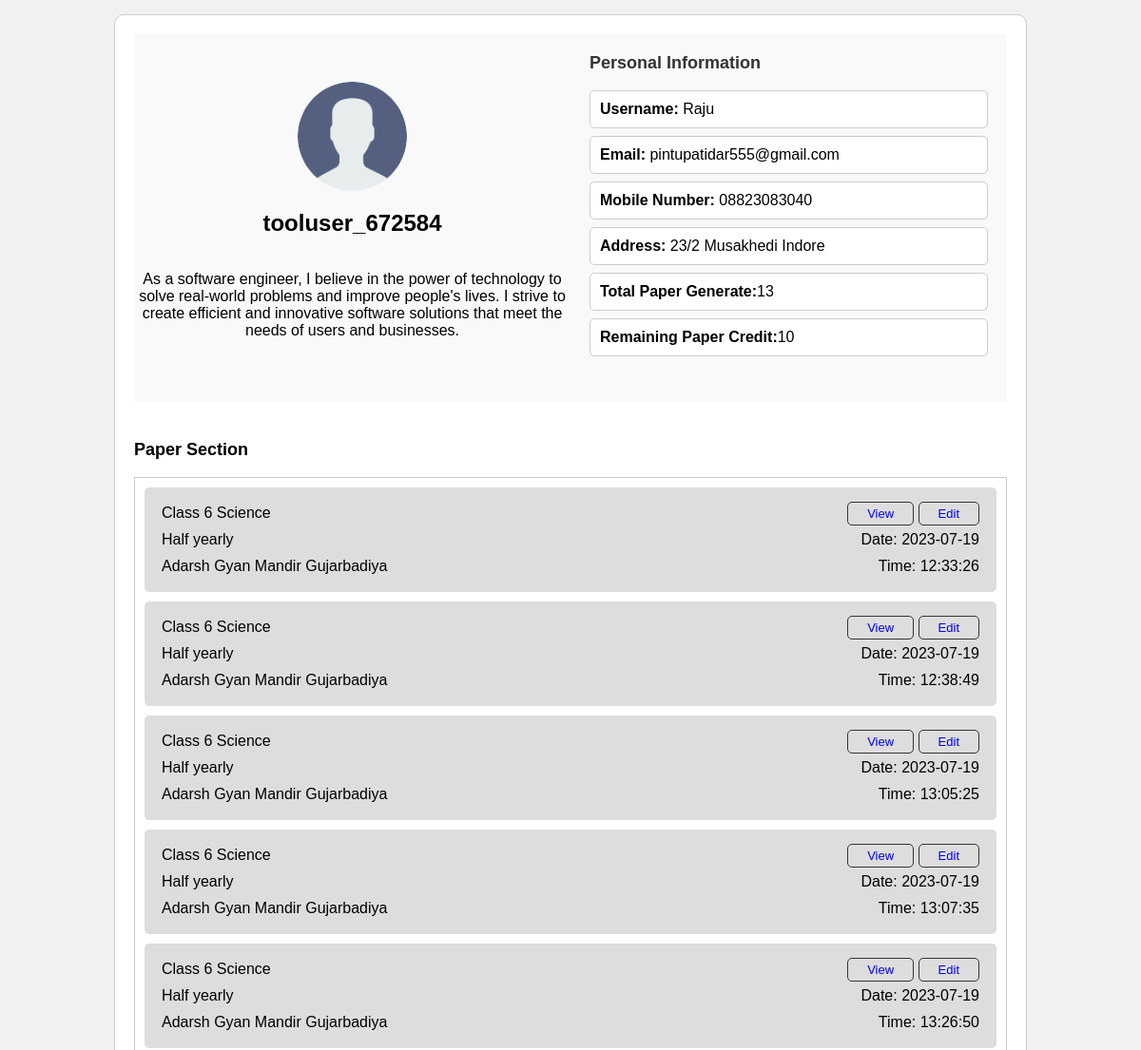
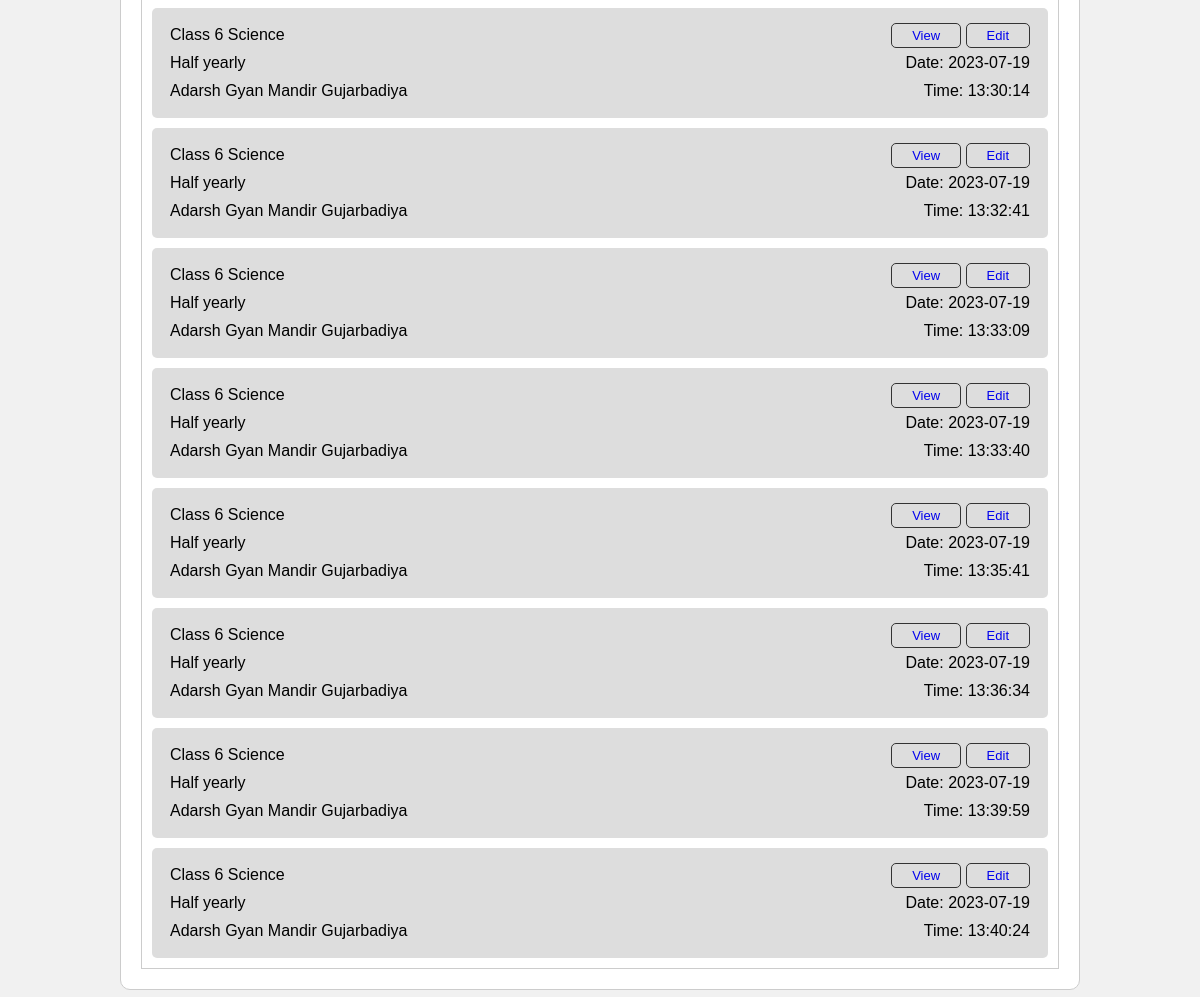
The page /profile/ (signed in) on the database its author committed (2 pictures, top to bottom).
### ToolCore/models.py (models this page shows, shortened)
class ToolLogin(models.Model):
    user = models.OneToOneField(UserLogin, on_delete=models.CASCADE)
    name = models.CharField(max_length=150)
    email = models.EmailField()
    tool_id = models.CharField(max_length=50)
    tool_password = models.CharField(max_length=128)
    paper_credential = models.IntegerField()

class UserLogin(models.Model):
    name = models.CharField(max_length=100)
    email = models.EmailField()
    mobile = models.CharField(max_length=15)
    address = models.CharField(max_length=200)
    password = models.CharField(max_length=128)

class Paper(models.Model):
    tool_login = models.ForeignKey(ToolLogin, on_delete=models.CASCADE)
    school_name = models.CharField(max_length=100)
    exam_name = models.CharField(max_length=100)
    class_name = models.CharField(max_length=100,default='class_not_defined')
    subject_name = models.CharField(max_length=100,default='subject_not_defined')
    created_date = models.DateTimeField(default=timezone.now)
    paper_html = models.TextField()
    solution_html = models.TextField()
    saved_paper = models.FileField(upload_to='saved_papers/')
    saved_solution = models.FileField(upload_to='saved_solutions/')

### ToolCore/views.py (the view)
# urls.py: path('profile/',views.profile, name='profile'),
def profile(request):
    tool_user_id = request.session.get('tool_user_id')
    tool_user = ToolLogin.objects.get(tool_id=tool_user_id)
    papers = Paper.objects.filter(tool_login=tool_user)
    context = {
        'user':tool_user,
        'papers': papers,
    }
    return render(request,'ToolCore/profile.html',context)

### ToolCore/templates/ToolCore/profile.html (shortened to what this page needs)
{% load static%}
<!DOCTYPE html>
<html>
<head>
</head>
<body>
    <div class="profile">
        <div class="profile-pic">
            <div class="left-part">
                <img src="{% static 'user.png' %}" alt="Profile Picture">
                <h2>tooluser_{{user.tool_id}}</h2>
                <p>As a software engineer, I believe in the power of technology to solve real-world problems and improve
                    people's lives. I strive to create efficient and innovative software solutions that meet the needs
                    of users and businesses.</p>
            </div>
            <div class="personal-info">
                <h3>Personal Information</h3>
                <p><strong>Username:</strong> {{user.name}}</p>
                <p><strong>Email:</strong> {{user.email}}</p>
                <p><strong>Mobile Number:</strong> {{user.user.mobile}}</p>
                <p><strong>Address:</strong> {{user.user.address}}</p>
                <p><strong>Total Paper Generate:</strong>{{ papers|length }}</p>
                <p><strong>Remaining Paper Credit:</strong>{{user.paper_credential}}</p>
            </div>
        </div>
        <div class="profile-info">
            <div class="paper-section">
                <h3>Paper Section</h3>
                <div class="paper-list">
                    {% for paper in papers %}
                    <div class="paper-item">
                        <li class="paper-heading">{{paper.class_name}} {{paper.subject_name}}<span>
                            <a href="#">View</a>
                            <a href="#">Edit</a>
                        </span></li>
                        <li class="paper-heading">{{paper.exam_name}} <span>Date: {{ paper.created_date|date:"Y-m-d" }}</span></li>
                        <li class="paper-heading">{{paper.school_name}}<span>Time: {{ paper.created_date|time:"H:i:s" }}</span></li>
                    </div>
                    {% endfor %}
                </div>
            </div>
        </div>
    </div>
</body>
</html>

### ToolCore/templates/ToolCore/profile.html (style rules this page uses)
* { box-sizing: border-box; font-family: Arial, sans-serif; }
body { margin: 0; padding: 0; display: flex; align-items: center; justify-content: center; height: fit-content; background-color: #f1f1f1; }
.left-part { display: flex; flex-direction: column; align-items: center; justify-content: center; text-align: center; }
.profile { display: flex; flex-wrap: wrap; gap: 20px; max-width:80%; padding: 20px; background-color: #fff; border: 1px solid #ccc; border-radius: 10px; margin: 15px 0; }
.profile-pic { display: flex; align-items: center; justify-content: center; background-color: #f9f9f9; }
.profile-pic div { width: 50%; }
.profile-pic img { width: 25%; border-radius: 50%; }
.profile-info { flex-basis: 100%; }
.personal-info { margin-bottom: 20px; padding: 20px; border-radius: 5px; }
.personal-info h3 { margin-top: 0; font-size: 18px; color: #333; }
.personal-info p { margin: 8px 0; padding: 10px; border: 1px solid #ccc; background-color: #fff; border-radius: 5px; }
.paper-section { margin-top: 20px; }
.paper-section h3 { margin-top: 0; font-size: 18px; }
.paper-section .paper-list { display: flex; flex-direction: column; gap: 10px; padding: 0; margin: 0; }
.paper-section .paper-list { width: 100%; padding: 10px; border: 1px solid #ccc; background-color: #fff; text-align: center; }
.paper-item { height: fit-content; border-radius: 5px; background-color: #dddddd; padding: 8px; }
.paper-item li { list-style: none; text-align: left; margin: 10px; }
.paper-heading span { float: right; }
.paper-heading span a { border: 1px solid #333; padding: 4px 20px; text-decoration: none; font-size: small; border-radius: 5px; }

### rows shown on the page
ToolLogin: tool_id "672584", name "Raju", email "pintupatidar555@gmail.com", user.mobile "08823083040", user.address "23/2 Musakhedi Indore", paper_credential "10"
Paper: class_name "Class 6", subject_name "Science", exam_name "Half yearly", created_date "2023-07-19", school_name "Adarsh Gyan Mandir Gujarbadiya", created_date "12:33:26"
Paper: class_name "Class 6", subject_name "Science", exam_name "Half yearly", created_date "2023-07-19", school_name "Adarsh Gyan Mandir Gujarbadiya", created_date "12:38:49"
Paper: class_name "Class 6", subject_name "Science", exam_name "Half yearly", created_date "2023-07-19", school_name "Adarsh Gyan Mandir Gujarbadiya", created_date "13:05:25"
Paper: class_name "Class 6", subject_name "Science", exam_name "Half yearly", created_date "2023-07-19", school_name "Adarsh Gyan Mandir Gujarbadiya", created_date "13:07:35"
Paper: class_name "Class 6", subject_name "Science", exam_name "Half yearly", created_date "2023-07-19", school_name "Adarsh Gyan Mandir Gujarbadiya", created_date "13:26:50"
Paper: class_name "Class 6", subject_name "Science", exam_name "Half yearly", created_date "2023-07-19", school_name "Adarsh Gyan Mandir Gujarbadiya", created_date "13:30:14"
Paper: class_name "Class 6", subject_name "Science", exam_name "Half yearly", created_date "2023-07-19", school_name "Adarsh Gyan Mandir Gujarbadiya", created_date "13:32:41"
Paper: class_name "Class 6", subject_name "Science", exam_name "Half yearly", created_date "2023-07-19", school_name "Adarsh Gyan Mandir Gujarbadiya", created_date "13:33:09"
Paper: class_name "Class 6", subject_name "Science", exam_name "Half yearly", created_date "2023-07-19", school_name "Adarsh Gyan Mandir Gujarbadiya", created_date "13:33:40"
Paper: class_name "Class 6", subject_name "Science", exam_name "Half yearly", created_date "2023-07-19", school_name "Adarsh Gyan Mandir Gujarbadiya", created_date "13:35:41"
Paper: class_name "Class 6", subject_name "Science", exam_name "Half yearly", created_date "2023-07-19", school_name "Adarsh Gyan Mandir Gujarbadiya", created_date "13:36:34"
Paper: class_name "Class 6", subject_name "Science", exam_name "Half yearly", created_date "2023-07-19", school_name "Adarsh Gyan Mandir Gujarbadiya", created_date "13:39:59"
Paper: class_name "Class 6", subject_name "Science", exam_name "Half yearly", created_date "2023-07-19", school_name "Adarsh Gyan Mandir Gujarbadiya", created_date "13:40:24"

### other values the page prints
{{ papers|length }} "13"
